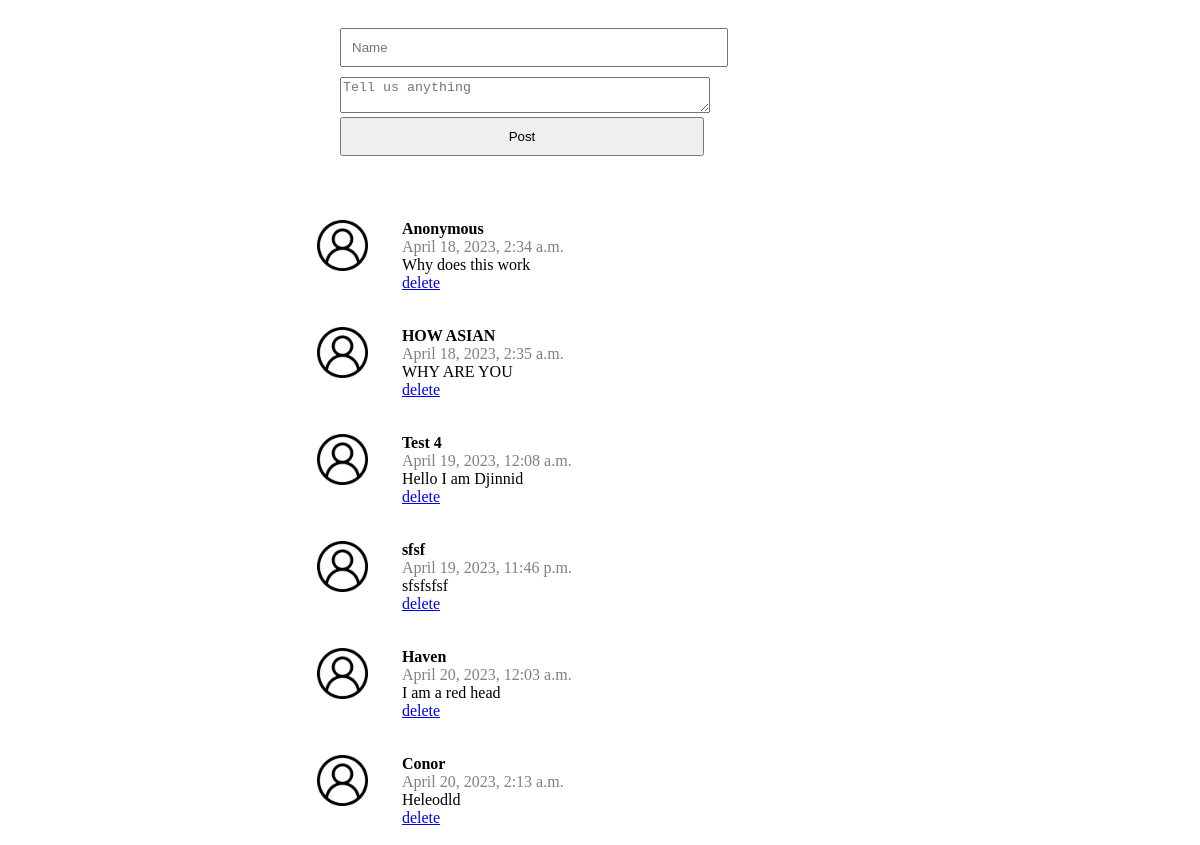
The page / on the database its author committed.
### posts/models.py (models this page shows)
class Post(models.Model):
    class Meta(object):
        db_table = 'post'
    name = models.CharField(
        'Name', blank=False, null=False, max_length=14, db_index=True, default='Anonymous'
    )
    body = models.CharField(
        'Body', blank=True, null=True, max_length=140, db_index=True
    )
    created_at = models.DateTimeField(
        'Created DateTime', blank=True, auto_now_add=True
    )

### posts/views.py (the view)
# urls.py: path('', views.index, name='index'),
def index(request):
    if request.method == 'POST':
         form = PostForm(request.POST)
         if form.is_valid():
            form.save()
            return HttpResponseRedirect('/')
    posts = Post.objects.all()[:20]
    return render(request, 'posts.html',
                    {'posts': posts})

### templates/posts.html (shortened to what this page needs)
{% extends "base.html" %} {% block content %}{% load static %}
<section class="content">
    <section class="post_form">
<form action="/" method="POST">
        <input type="text" name="name" placeholder="Name" required>
        <textarea name="body" placeholder="Tell us anything" required.></textarea>
        <input type="submit" value="Post">
</form>
    </section>
        <section class="posts">
            <ul>
                {% for post in posts %}
                <li>
                   <div class="logo">
                    <img src="static\img\user.png"/>
                </div>
                <div class="name_body">
                  <div class="name">  {{ post.name }} <br /></div>
                  <div class="datetime">  {{ post.created_at }} <br /></div>
                    {{ post.body }} <br />
                <a href="/delete/{{ post.id }}/">delete</a>
                </div>
                </li>
           {% endfor %}
            </ul>
        </section>
</section>
{% endblock %}

### templates/base.html (shortened to what this page needs)
<!DOCTYPE html>
<html lang="en">
<head>
    {% load static %}
    <link href="{% static 'css/style.css' %}" rel="stylesheet" />
</head>
    <body>
        {% block content %} {{ content }} {% endblock %}
    </body>
</html>

### static/css/style.css (style rules this page uses)
.content { max-width: 600px; height: 100%; margin: 0 auto; border-left: 1px solid white; border-right: 1px solid white; }
html, body { height: 100%; }
.posts li { display: flex; border-bottom: 1px solid white; padding: 17px; }
.posts li .logo { flex-basis: 15%; }
.posts li .logo img { width: 60%; }
.posts li .name_body { flex-basis: 85%; }
.posts li .name_body .name { font-weight: bold; }
.posts li .name_body .datetime { color: gray; }
.posts ul { padding: 0; }
.post_form { padding: 20px 40px; border-bottom: 1px solid white; }
.post_form input { width: 70%; margin-bottom: 10px; padding: 10px; }
.post_form textarea { width: 70%; }

### rows shown on the page
Post: name "Anonymous", created_at "April 18, 2023, 2:34 a.m.", body "Why does this work"
Post: name "HOW ASIAN", created_at "April 18, 2023, 2:35 a.m.", body "WHY ARE YOU"
Post: name "Test 4", created_at "April 19, 2023, 12:08 a.m.", body "Hello I am Djinnid"
Post: name "sfsf", created_at "April 19, 2023, 11:46 p.m.", body "sfsfsfsf"
Post: name "Haven", created_at "April 20, 2023, 12:03 a.m.", body "I am a red head"
Post: name "Conor", created_at "April 20, 2023, 2:13 a.m.", body "Heleodld"
